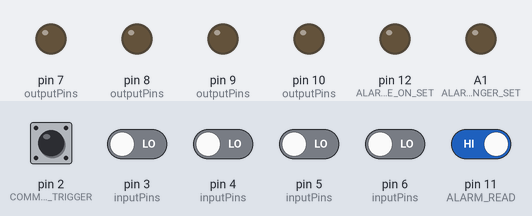
Bench run of a sketch on a simulated Arduino Uno, built with avr-gcc and run on an emulated ATmega328P. On the bench: output pins drawn as LEDs (lit = HIGH). Inputs (shaded band) come from the test bench; at power-on: pin 2 (COMMON_BUTTON_TRIGGER), pin 11 (ALARM_READ) HIGH, pin 3 (inputPins), pin 4 (inputPins), pin 5 (inputPins), pin 6 (inputPins) LOW. Random numbers use the default seed unless the sketch sets one; pins used as bus, display or sensor lines are not drawn.

Above: at 10.8 s.
10.9 s: pin 11 (ALARM_READ) driven LOW
At 16.5 s:
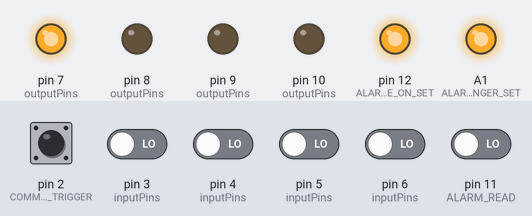
17.0 s: pin 3 (inputPins) driven HIGH
At 18.2 s:
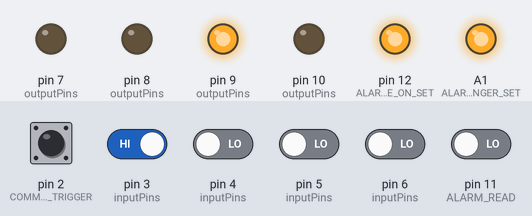
23.0 s: pin 2 (COMMON_BUTTON_TRIGGER) pulled LOW for 3 s
At 26.8 s:
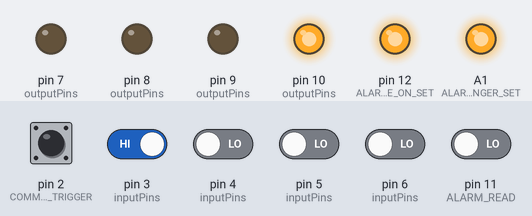
29.0 s: pin 2 (COMMON_BUTTON_TRIGGER) pulled LOW for 3 s
At 33.7 s:
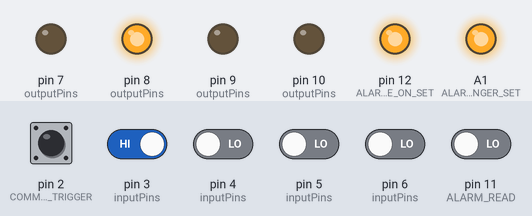
Timing chart, 0 to 35.2 s (numbered marks = the images above; inputs shaded):
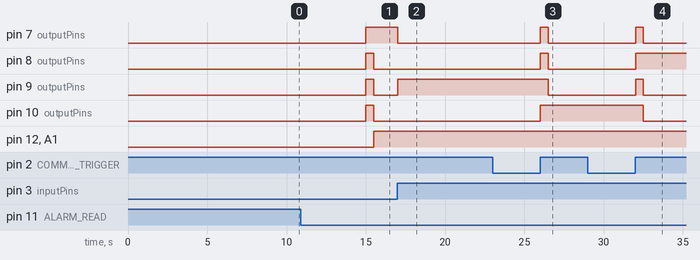

Measured:
- after the input at 10.9 s, pin 7 (outputPins): LOW → HIGH after 4.1 s; pin 8 (outputPins), pin 9 (outputPins), pin 10 (outputPins): LOW → HIGH after 4.1 s, → LOW 0.50 s later; pin 12 (ALARM_FORCE_ON_SET), A1 (ALARM_RINGER_SET): LOW → HIGH after 4.6 s
- after the input at 17.0 s, pin 7 (outputPins): HIGH → LOW at once; pin 9 (outputPins): LOW → HIGH at once
- after the input at 23.0 s, pin 7 (outputPins), pin 8 (outputPins): LOW → HIGH after 3.0 s, → LOW 0.50 s later; pin 9 (outputPins): HIGH → LOW after 3.5 s; pin 10 (outputPins): LOW → HIGH after 3.0 s
- after the input at 29.0 s, pin 7 (outputPins), pin 9 (outputPins): LOW → HIGH after 3.0 s, → LOW 0.50 s later; pin 8 (outputPins): LOW → HIGH after 3.0 s; pin 10 (outputPins): HIGH → LOW after 3.5 s

The sketch:

puzzleClock.ino
```cpp
/*
   Program notes:
   Global variables with a preceding underscore are flags used across functions (If this was a multi-threaded application, these would need to be protected by mutexes or atomic operators)

   Program state change rules:
   1. Initially check every second if the alarm clock has triggered the alarm by checking if ALARM_READ has been set to ground. Do not perform any other operations in this phase
   2. When the alarm clock base hardware tries to turn on the alarm, actually turn on the alarm sound
 */

#define ALARM_READ 11         // T1 collector. If this pin is HIGH, the alarm is active on the clock side
#define ALARM_READ_POWER A0   // T1 emitter. Set this pin to always HIGH.
#define ALARM_RINGER_SET A1   // Set this pin to turn the alarm ringer on/off
#define ALARM_FORCE_ON_SET 12 // Set this to high when the alarm is determined to be on from the clock side. This will make the alarm stay on till the puzzle is solved


#define RED_LED 7
#define YELLOW_LED 8
#define BLUE_LED 9
#define GREEN_LED 10

#define RED_BUTTON 3
#define YELLOW_BUTTON 4
#define BLUE_BUTTON 5
#define GREEN_BUTTON 6

#define COMMON_BUTTON_TRIGGER 2
// Need to correctly press the button this many times before the alarm stops
#define PUZZLE_COUNT 5
#define FLASH_COUNT_ON_SUCCESS 2

#define PUZZLE_INACTIVE_LOOP_TIME_MS 5000 // 5 s
#define PUZZLE_ACTIVE_LOOP_TIME_MS 5 //5 ms

#define ALARM_INACTIVE_TIME_AFTER_SOLVE_MS 1200000 // The alarm will not ring if found active again before this much time from the last time the puzzle was solved

int sleepTime = 1000; // Sleep time (s) between checking if the pinmode has changed

volatile bool     _setCheckPin       = false;
bool              _puzzleActive      = false;  // If active, then detected alarm on on clock side. Active the alarm and do not turn off until the puzzle is solved
long unsigned int _puzzleSolvedTime  = 0;
int               _remainingPuzzles  = -1;
int               _currentLightIndex = -1;

// Assume that order of pins in inputPins matches the order of pins in outputPins
const int inputPins[4]   = {RED_BUTTON, YELLOW_BUTTON, BLUE_BUTTON, GREEN_BUTTON};
const int outputPins[4]  = {RED_LED, YELLOW_LED, BLUE_LED, GREEN_LED};
const int inputPinCount  = sizeof(inputPins) / sizeof(inputPins[0]);
const int outputPinCount = sizeof(outputPins) / sizeof(outputPins[0]);
int       loopCheckTime  = PUZZLE_INACTIVE_LOOP_TIME_MS; // milliseconds. The main loop will sleep for this much time between queries. This time will be shortened if the puzzle is active

void setup()
{
    // put your setup code here, to run once:
    pinMode(COMMON_BUTTON_TRIGGER, INPUT);
    // Assumes at least one input pin specified
    for (int i = 0; i < inputPinCount; i++) {
        pinMode(inputPins[i], INPUT);
    }

    for (int i = 0; i < outputPinCount; i++) {
        pinMode(outputPins[i], OUTPUT);
    }

    pinMode(ALARM_FORCE_ON_SET, OUTPUT);
    pinMode(ALARM_RINGER_SET, OUTPUT);
    pinMode(ALARM_READ_POWER, OUTPUT);
    digitalWrite(ALARM_RINGER_SET, LOW);
    digitalWrite(ALARM_READ_POWER, HIGH);
    randomSeed(analogRead(0));
    /*Serial.begin(115200);*/
}

// Get index from intputPins or outputPins from pin number
// For example, passing RED_LED or RED_BUTTON will return 0, which is the index associated with the red led or button in the input array and the output array
int GetIndexFromPinNumber(const int pinNumber)
{
    if (pinNumber == RED_BUTTON || pinNumber == RED_LED)
    {
        return 0;
    }
    if (pinNumber == YELLOW_LED || pinNumber == YELLOW_BUTTON)
    {
        return 1;
    }
    if (pinNumber == BLUE_BUTTON || pinNumber == BLUE_LED)
    {
        return 2;
    }
    if (pinNumber == GREEN_LED || pinNumber == GREEN_BUTTON)
    {
        return 3;
    }
}

void loop()
{
    // Check ALARM_READ. If HIGH, set BLUE to high. If LOW, set RED to high
    if (!_puzzleActive)
    {
        if (!digitalRead(ALARM_READ))
        {
            // activate alarm
            // Only turn on the alarm if we come here and we solved the alarm more than 20 mins ago. Cannot set 2 alarms too close togethe
            if (_puzzleSolvedTime == 0 || millis() - _puzzleSolvedTime > ALARM_INACTIVE_TIME_AFTER_SOLVE_MS)
            {
                _puzzleSolvedTime = 0; // reset puzzle solved time
                FlashAllLEDs();
                _puzzleActive = true;
                loopCheckTime = PUZZLE_ACTIVE_LOOP_TIME_MS;
                SetAlarm(true); // turn alarm on

                _remainingPuzzles  = PUZZLE_COUNT;
                _currentLightIndex = random(4); // Get the first light index randomly
                SetOneLight(_currentLightIndex);
            }
        }
    }
    else
    {
        int pressedButton = CheckPressedButtonAndDebounce(); // this is a pin number. Not a pin number index. Will return -1 if no button press is detected or the pressed button is not yet accepted
        if (pressedButton >= 0)
        {
            const bool res = CheckPuzzleAnswerAndContinue(GetIndexFromPinNumber(pressedButton));
            if (res)
            {
                // Finished the puzzle
                _puzzleActive = false;
                SetAlarm(false); // turn off the alarm
                FlashAllLEDs();
                _puzzleSolvedTime = millis();
                loopCheckTime = PUZZLE_INACTIVE_LOOP_TIME_MS;
            }
        }
    }
    delay(loopCheckTime);
}

// If turnOn is true, turn alarm on. If false, turn off
void SetAlarm(bool turnOn)
{
    digitalWrite(ALARM_RINGER_SET, turnOn);
    digitalWrite(ALARM_FORCE_ON_SET, turnOn);
}

void SetOneLight(const int index)
{
    TurnOffAllLEDs();
    digitalWrite(outputPins[index], HIGH);
}

// function to check the puzzle condition
// If answered correctly, reduce reduce remaining puzzle count and provide new puzzle
// If answred wrongly, reset puzzle count to max and restart
// returns false if puzzle not yet completed
// returns true if puzzle completed
bool CheckPuzzleAnswerAndContinue(const int pressedButtonIndex)
{
    if (pressedButtonIndex == _currentLightIndex)
    {
        // Answered correctly
        _remainingPuzzles -= 1;
        if (_remainingPuzzles <= 0)
        {
            return true;
        }
    }
    else
    {
        // Answered wrongly
        FlashAllLEDs();
        // reset
        _remainingPuzzles = PUZZLE_COUNT;
    }
    _currentLightIndex = ComputeNextPuzzleLightIndex(_currentLightIndex);
    SetOneLight(_currentLightIndex);
    // HAACK: wait for all the buttons to be released before returning from this function
    // This is to ensure that if we continue to press the button it is not detected as the next press
    while(digitalRead(COMMON_BUTTON_TRIGGER)) {
        delay(1);
    }
    return false;
}

// Compute the next light index for the puzzle light
int ComputeNextPuzzleLightIndex(const int currentLightIndex)
{
    static int possibleIndices[3];
    int count = 0;
    for (int i = 0; i < 4; i++) {
        if (i != currentLightIndex)
        {
            // Fill array with points other than the current index
            possibleIndices[count] = i;
            count++;
        }
    }
    return possibleIndices[random(3)];
}

void TurnOffAllLEDs()
{
    static const int pinArr[4] = {GREEN_LED, BLUE_LED, YELLOW_LED, RED_LED};
    for (int i = 0; i < 4; i++) {
        digitalWrite(pinArr[i], LOW);
    }
}

void FlashAllLEDs()
{
    static const int pinArr[4] = {GREEN_LED, BLUE_LED, YELLOW_LED, RED_LED};
    for (int i = 0; i < 4; i++) {
        digitalWrite(pinArr[i], HIGH);
    }
    delay(500);
    TurnOffAllLEDs();
}

// Check if one of the input pins has been pressed for longer than the debounce time
// If a button is detected as pressed for longer than the debounce time, return the pin number.
// Return -1 in the following cases
// 1. COMMON_BUTTON_TRIGGER is not HIGH (trivial)
// 2. A button is pressed, but has not been pressed for over the required amount of time
// 3. No button is pressed
int CheckPressedButtonAndDebounce()
{
    static int          lastPressedButton             = -1; // Button pin number, not index
    static long         lastDetectedButtonPressTimeMs = -1; // The previous time that a button was first detected as pressed
    const unsigned long debounceTimeMs                = 10; // ms. The amount of time a button has to be pressed for to be accepted as human input
    if (!digitalRead(COMMON_BUTTON_TRIGGER))
    {
        lastPressedButton             = -1;
        lastDetectedButtonPressTimeMs = -1;
        return -1;
    }
    bool buttonPressed = false;
    for (int i = 0; i < inputPinCount; i++) {
        if (digitalRead(inputPins[i]))
        {
            // If there was no button pressed the last time this function was called, or the button pressed this time is not the same as the button pressed last time, reset the debounce timer
            if (inputPins[i] != lastPressedButton)
            {
                lastDetectedButtonPressTimeMs = millis();
            }
            lastPressedButton = inputPins[i];
            buttonPressed = true;
            break;
        }
    }

    // Return -1 if no button is pressed
    if (!buttonPressed)
    {
        lastPressedButton             = -1;
        lastDetectedButtonPressTimeMs = -1;
        return -1;
    }

    // Return the current detected button if conditions are satisfied
    if (lastPressedButton >= 0 && millis() - lastDetectedButtonPressTimeMs > debounceTimeMs)
    {
        return lastPressedButton;
    }

    // If comes here, there is a button pressed but sufficient time has not elapsed. Not yet sure if this is noise or an actual button press
    return -1;
}
```
